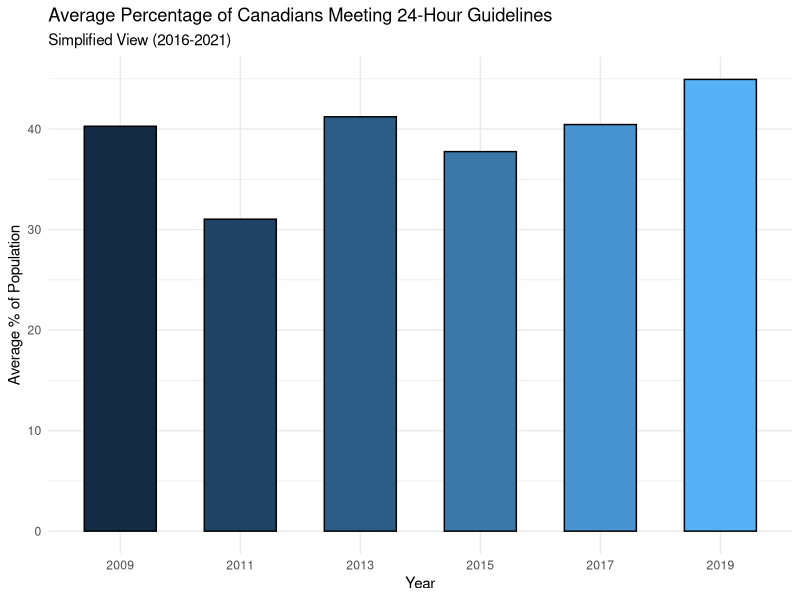

Reproduce this figure in R.
# Load necessary libraries
library(ggplot2)
library(dplyr)

# Load dataset & set working directory 
setwd("C:/Users/pankaj/OneDrive/Documents/big data 2 project")
df <- read.csv("1310082101_databaseLoadingData.csv", stringsAsFactors = FALSE)

# Filter relevant data: Focus on 'Meeting guidelines' category and 'Estimate' characteristic
df_filtered <- df %>%
  filter(Categories == "Meeting guidelines", Characteristics == "Estimate") %>%
  group_by(REF_DATE) %>%
  summarise(Average_Value = mean(VALUE, na.rm = TRUE))  # Calculate average per year

# Create a simple bar chart
ggplot(df_filtered, aes(x = factor(REF_DATE), y = Average_Value, fill = REF_DATE)) +
  geom_bar(stat = "identity", width = 0.6, color = "black") +  # Simple bars with borders
  labs(
    title = "Average Percentage of Canadians Meeting 24-Hour Guidelines",
    subtitle = "Simplified View (2016-2021)",
    x = "Year",
    y = "Average % of Population"
  ) +
  theme_minimal() +
  theme(legend.position = "none")  # Remove legend since color isn't necessary

